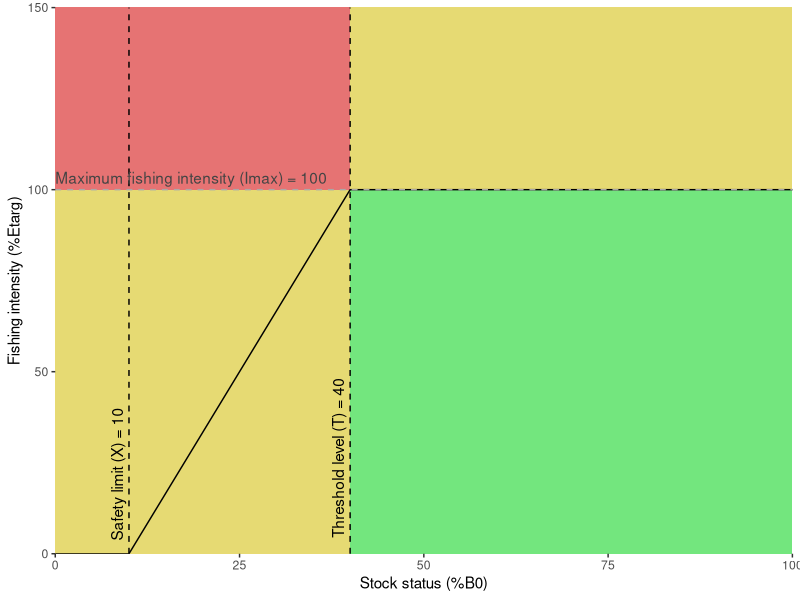

Recreate this plot in R.
library(ggplot2)

imax <- 100
threshold <- 40
safety <- 10

brule <- function(status,imax,threshold,safety){
  intensity <- imax/(threshold-safety)*(status-safety)
  intensity[status<safety] <- 0
  intensity[status>threshold] <- imax
  intensity
}

values <- within(data.frame(status=seq(0,100,1)),{
  intensity <- brule(status,imax,threshold,safety)
})

plot <- ggplot(values) +
  geom_rect(xmin=0,xmax=40,ymin=0,ymax=100,fill=hsv(0.15,0.5,0.9)) +
  geom_rect(xmin=40,xmax=100,ymin=0,ymax=100,fill=hsv(0.35,0.5,0.9)) +
  geom_rect(xmin=0,xmax=40,ymin=100,ymax=200,fill=hsv(0,0.5,0.9)) +
  geom_rect(xmin=40,xmax=100,ymin=100,ymax=200,fill=hsv(0.15,0.5,0.9)) +
  geom_line(aes(x=status,y=intensity)) +
  geom_vline(aes(xintercept=safety),lty=2) + 
  annotate('text',x=safety,y=0,label=paste('Safety limit (X) =',safety),angle=90,vjust=-0.5,hjust=-0.1) +
  geom_vline(aes(xintercept=threshold),lty=2) + 
  annotate('text',x=threshold,y=0,label=paste('Threshold level (T) =',threshold),angle=90,vjust=-0.5,hjust=-0.1) +
  geom_hline(aes(yintercept=imax),lty=2,col='darkgrey') + 
  annotate('text',x=0,y=imax,label=paste('Maximum fishing intensity (Imax) =',imax),vjust=-0.5,hjust=0,col='#444444') +
  scale_x_continuous('Stock status (%B0)',limits=c(0,100),expand=c(0,0)) +
  scale_y_continuous('Fishing intensity (%Etarg)',limits=c(0,150),expand=c(0,0)) + 
  labs(colour="")
print(plot)
